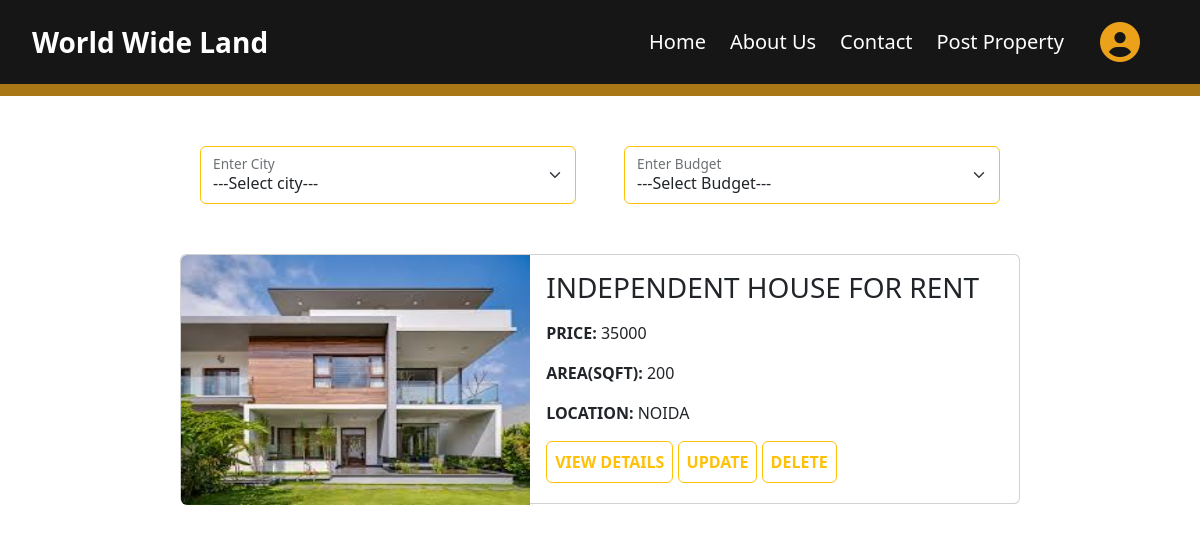
Page /view/ (signed in) on the committed database.
### HomeApp/models.py (models this page shows)
class property(models.Model):
    owner_id = models.ForeignKey(members, on_delete=models.DO_NOTHING)
    property_id=models.IntegerField(auto_created=True,primary_key=True)
    type = models.CharField(max_length=50)
    price = models.IntegerField()
    location = models.CharField(max_length=50)
    image = models.FileField(max_length=100,upload_to="property_images/",null=True,default=None)
    area=models.IntegerField()
    description = models.TextField()
    title=models.CharField(max_length=30)
    city=models.CharField(max_length=50)
    state=models.CharField(max_length=50)
    action=models.CharField(max_length=30,default='sell')
    updated = models.DateField(auto_now=True)
    created = models.DateField(auto_now_add=True)
    name=models.CharField(max_length=30)
    bedrooms=models.IntegerField(blank=True,null=True)
    bathrooms=models.IntegerField(blank=True,null=True)
    furnished = models.CharField(choices=FURNISHING_CHOICES, max_length=128)
    contact=models.IntegerField()
    owner_email=models.EmailField(max_length=30)

### HomeApp/views.py (the view)
# urls.py: path('view/',views.view,name='view'),
def view(request):
    key = request.session.get("session_key")
    user = members.objects.get(username=key)
    member_id=user.member_id
    details=property.objects.filter(owner_id=member_id)
    context = {'details': details,'user':user}
    return render(request,'posted_property_view.html',context)

### HomeApp/templates/posted_property_view.html (shortened to what this page needs)
{% extends 'index.html' %}
{% block main %}
<div style="height:12vh; width:100vw; background-color:rgb(170, 119, 23);"></div>
<div class="row g-5" style="padding:50px 200px 50px 200px;">
    <div class="col-md">
        <div class="form-floating">
            <select class="form-select border border-1 border-warning" id="city">
              <option selected>---Select city---</option>
            </select>
            <label for="city">Enter City</label>
          </div>
    </div>
    <div class="col-md">
      <div class="form-floating">
        <select class="form-select border border-1 border-warning" id="Budget">
          <option selected>---Select Budget---</option>
        </select>
        <label for="Budget">Enter Budget</label>
      </div>
    </div>
  </div>
  <div id="plotlisting">
  {% for detail in details %}
  <div class="card mb-3" style="max-width:70vw; margin:auto; height:250px;">
    <div class="row g-0">
          <div class="col-md-5 img_div">
              <img src="{{detail.image.url}}" class="img-fluid rounded-start" alt="..." style="height: 250px; width:445px;">
          </div>
          <div class="col-md-7">
              <div class="card-body" style="text-transform:uppercase;">
                  <h3 class="card-title">
                    {{detail.title}}
                  </h3>
                  <p class="card-text">
                      <p><b>Price:</b> {{detail.price}}</p>
                      <p><b>Area(sqft):</b> {{detail.area}}</p>
                      <p><b>Location:</b> {{detail.city}}</p>
                      <a href="{% url 'view_details' detail.property_id %}" data-product="{{ detail.property_id }}" class="btn btn-outline-warning p-2 fw-bold">View Details</a>
                      <a href="{% url 'update_property' detail.property_id %}" data-product="{{ detail.property_id }}" class="btn btn-outline-warning p-2 fw-bold">Update</a>
                      <a href="{% url 'delete_property' detail.property_id %}" data-product="{{ detail.property_id }}" class="btn btn-outline-warning p-2 fw-bold">Delete</a>
                  </p>
              </div>
          </div>
    </div>
  </div>
  {% endfor %}
</div>
{% endblock main %}

### HomeApp/templates/posted_property_view.html (style rules this page uses)
img { transition: transform 0.3s ease-in-out; }
.img_div { height: 250px; overflow:hidden; overflow-y: hidden; }

### rows in the picture
property: image (picture), title "INDEPENDENT HOUSE FOR RENT", price "35000", area "200", city "NOIDA"
